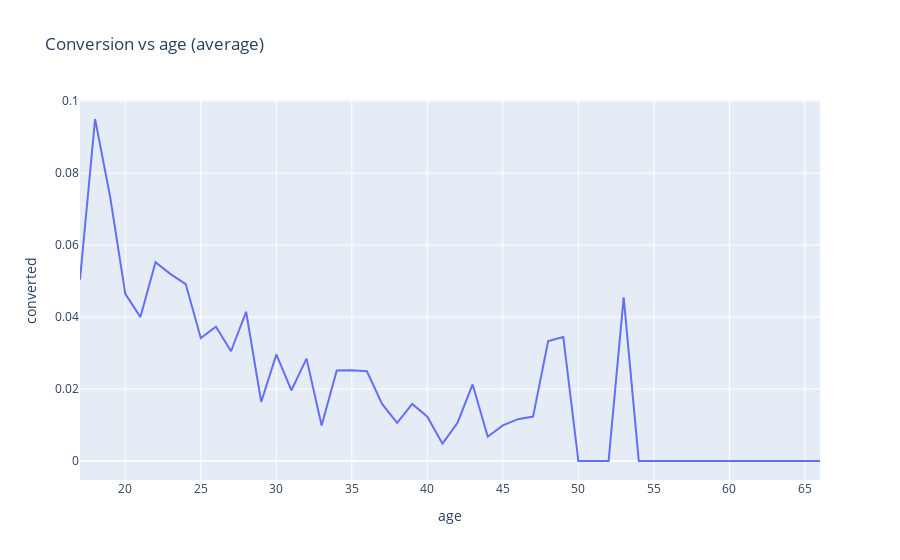

Notebook code for this chart:
### Markdown cell above
- Average conversion by age

### Code cell
data_ages = df_sample.groupby('age')[['converted']].mean()

fig = px.line(data_ages, x= data_ages.index, y= data_ages['converted'], title = 'Conversion vs age (average)')
fig.show()

### Figure 1 — Plotly figure (JSON) as saved in the notebook; plotly's stock layout.template omitted (floating-point values rounded to 4 significant figures)
{"data": [{"hovertemplate": "age=%{x}<br>converted=%{y}<extra></extra>", "legendgroup": "", "line": {"color": "#636efa", "dash": "solid"}, "marker": {"symbol": "circle"}, "mode": "lines", "name": "", "orientation": "v", "showlegend": false, "type": "scatter", "x": [17, 18, 19, 20, 21, 22, 23, 24, 25, 26, 27, 28, 29, 30, 31, 32, 33, 34, 35, 36, 37, 38, 39, 40, 41, 42, 43, 44, 45, 46, 47, 48, 49, 50, 51, 52, 53, 54, 55, 56, 57, 58, 60, 61, 62, 63, 65, 66], "xaxis": "x", "y": [0.05042, 0.09506, 0.07333, 0.04644, 0.04, 0.05525, 0.05195, 0.04918, 0.03415, 0.0373, 0.0305, 0.04147, 0.01639, 0.02961, 0.01966, 0.02846, 0.009852, 0.02513, 0.02521, 0.02492, 0.01587, 0.0106, 0.01587, 0.0123, 0.004808, 0.01064, 0.02128, 0.006757, 0.009901, 0.01163, 0.01235, 0.03333, 0.03448, 0, 0, 0, 0.04545, 0, 0, 0, 0, 0, 0, 0, 0, 0, 0, 0], "yaxis": "y"}], "layout": {"legend": {"tracegroupgap": 0}, "title": {"text": "Conversion vs age (average)"}, "xaxis": {"anchor": "y", "domain": [0, 1], "title": {"text": "age"}}, "yaxis": {"anchor": "x", "domain": [0, 1], "title": {"text": "converted"}}}}
